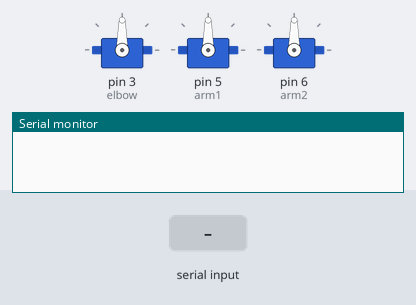
This sketch was run on a simulated Arduino Uno, built with avr-gcc and run on an emulated ATmega328P. Shown: 3 × servo, the last lines printed to the serial monitor. The test bench sets the inputs (shaded band).

Above: at 1.2 s.
1.3 s: "ar" received over the second serial link
At 3.5 s:
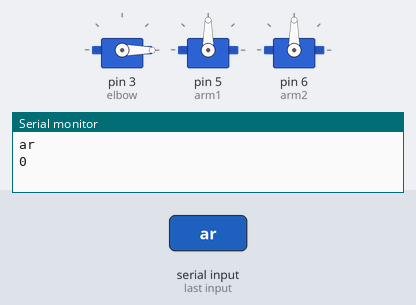
3.8 s: "PICK" received over the second serial link
At 5.5 s:
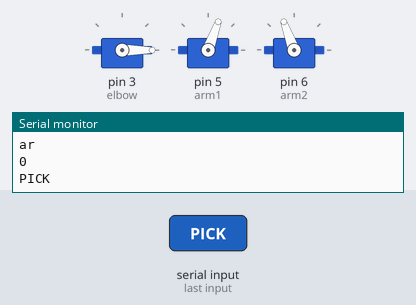
6.3 s: "DROP" received over the second serial link
At 8.4 s:
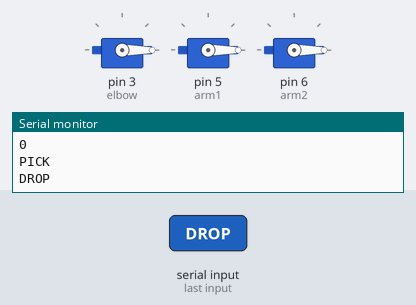
8.7 s: "ar90\n" received over the second serial link
At 10.5 s:
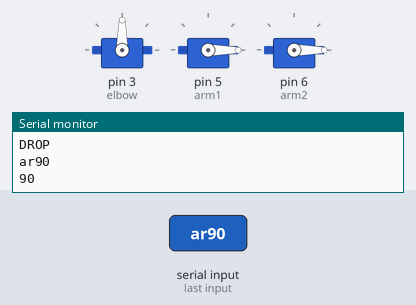
11.2 s: "PICK,45\n" received over the second serial link
At 13.4 s:
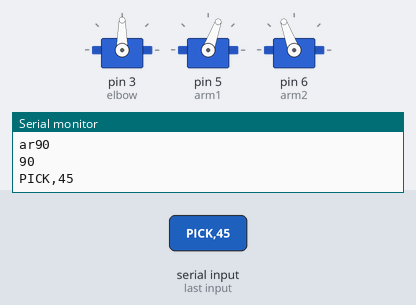
13.7 s: "DROP90\n" received over the second serial link
At 15.5 s:
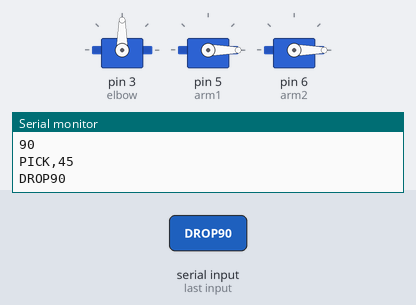
Timing chart, 0 to 17.0 s (numbered marks = the images above; inputs shaded):
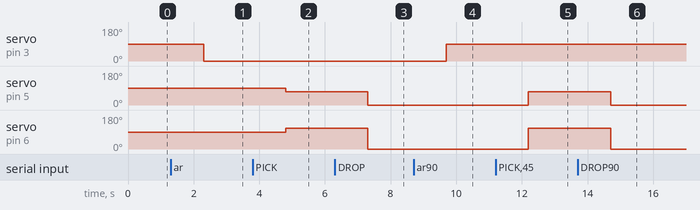

Measured:
- after the input at 1.3 s, servo on pin 3 (elbow): 90° → 0° after 1.0 s
- after the input at 3.8 s, servo on pin 5 (arm1): 90° → 70° after 1.0 s; servo on pin 6 (arm2): 90° → 110° after 1.0 s
- after the input at 6.3 s, servo on pin 5 (arm1): 70° → 0° after 1.0 s; servo on pin 6 (arm2): 110° → 0° after 1.0 s
- after the input at 8.7 s, servo on pin 3 (elbow): 0° → 90° after 1.0 s
- after the input at 11.2 s, servo on pin 5 (arm1): 0° → 70° after 1.0 s; servo on pin 6 (arm2): 0° → 110° after 1.0 s
- after the input at 13.7 s, servo on pin 5 (arm1): 70° → 0° after 1.0 s; servo on pin 6 (arm2): 110° → 0° after 1.0 s

The sketch:

pickerhand.ino
```cpp
#include<Servo.h>
#include <SoftwareSerial.h>

SoftwareSerial BTSerial(10, 11); // RX | TX

Servo elbow;
Servo arm1;
Servo arm2;


String dataIn;
int elbowPos;

void setup() {
   elbow.attach(3);
   arm1.attach(5);
   arm2.attach(6);
   Serial.begin(9600);
   BTSerial.begin(9600);
 }

void loop() {
   // Keep reading from HC-05 and send to Arduino Serial Monitor
  if (BTSerial.available()){

    dataIn = BTSerial.readString();
    Serial.println(dataIn);
        if (dataIn.startsWith("ar")) {
      String dataInS = dataIn.substring(2, dataIn.length());
      elbowPos = dataInS.toInt();
      elbow.write(elbowPos);
      Serial.println(elbowPos);
  }else if(dataIn.startsWith("PICK")){
    arm1.write(70);
    arm2.write(110);
  }
  else if(dataIn.startsWith("DROP")){
    arm1.write(0);
    arm2.write(0);
  }

  }
  // Keep reading from Arduino Serial Monitor and send to HC-05
  if (Serial.available()){
    BTSerial.write(Serial.read());
  }
 }
```
